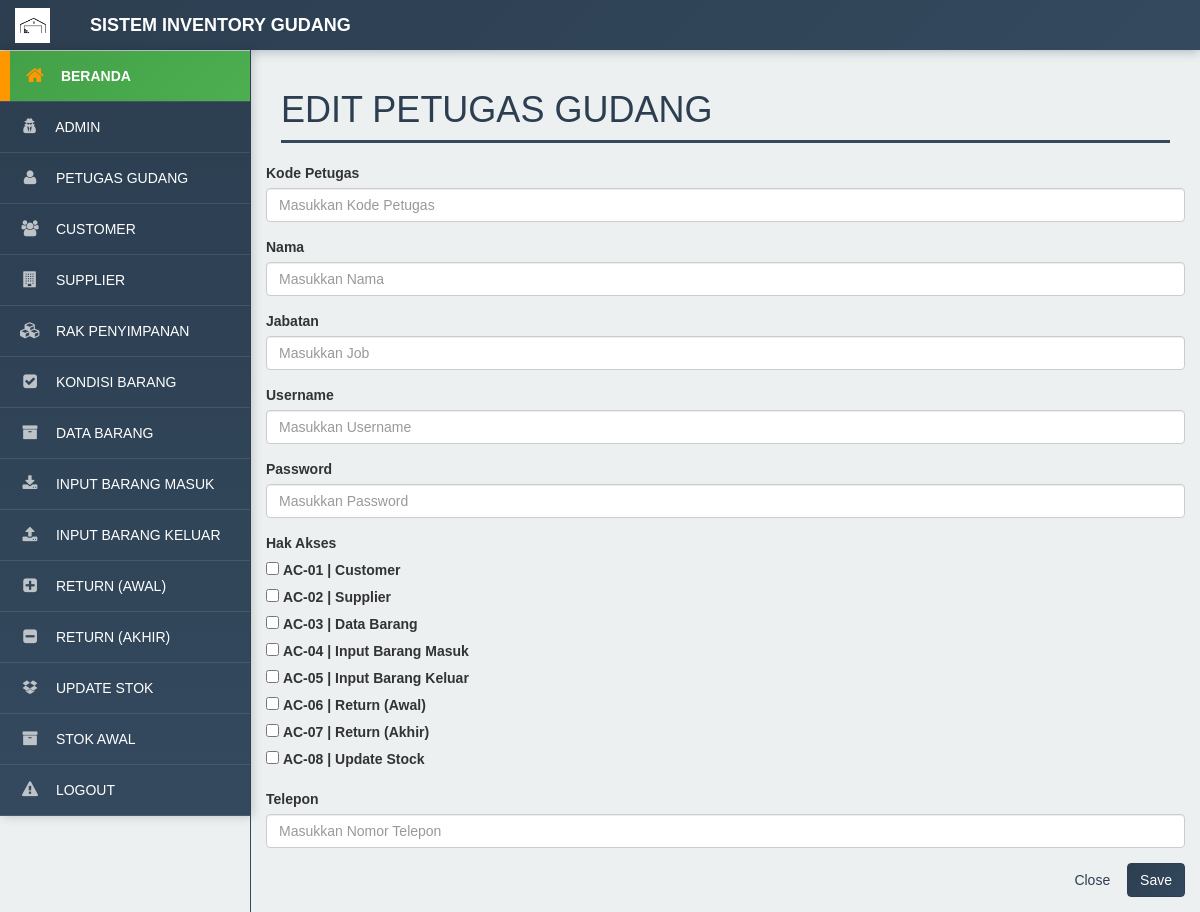
Page /admin/modul/petugas/ubah.php on the committed database.
### tables this page shows
CREATE TABLE `tb_acc_petugas` (
  `kode_acc` varchar(20) NOT NULL,
  `nama_acc` varchar(20) NOT NULL,
  `otorisasi` varchar(20) NOT NULL
);

### admin/modul/petugas/ubah.php (the view, shortened to what this page needs)
<!DOCTYPE html>
<html>
<head>
  <link href="../vendor/css/bootstrap/bootstrap.min.css" rel="stylesheet">
  <link href="../vendor/css/bootstrap/bootstrap.css" rel="stylesheet">
  <link href="../vendor/font-awesome/css/font-awesome.min.css" rel="stylesheet" type="text/css">
  <link href="../css/tampilanadmin.css" rel="stylesheet">
</head>
<body>
  <div id="wrapper">
    <nav class="navbar navbar-default navbar-static-top" role="navigation" style="margin-bottom: 0">
      <div class="navbar-header">
        <a class="navbar-brand" href="index.php" style="display: flex; align-items: center;">
          <img src="coba1.jpg" alt="Logo" style="height:35px; margin-right:10px;">
          <a class="navbar-brand">Sistem Inventory Gudang</a>
      </div>
      <?php
      $id = $_GET['kode_petugas'];
      include '../koneksi.php';
      $sql = "SELECT * FROM tb_petugas WHERE kode_petugas = '$id'";
      $query = mysqli_query($koneksi, $sql);
      $r = mysqli_fetch_array($query);
      ?>
      <div class="navbar-default sidebar" role="navigation">
        <div class="sidebar-nav navbar-collapse">
          <ul class="nav" id="side-menu">
            <li>
              <a href="?m=awal.php">
                <i class="fa fa-home"></i> Beranda
              </a>
            </li>
            <li>
              <a href="?m=admin&s=awal">
                <i class="fa fa-user-secret"></i> Admin
              </a>
            </li>
            <li>
              <a href="?m=petugas&s=awal">
                <i class="fa fa-user"></i> Petugas Gudang
              </a>
            </li>
            <li>
              <a href="?m=customer&s=awal">
                <i class="fa fa-users"></i> Customer
              </a>
            </li>
            <li>
              <a href="?m=supplier&s=awal">
                <i class="fa fa-building"></i> Supplier
              </a>
            </li>
            <li>
              <a href="?m=rak&s=awal">
                <i class="fa fa-cubes"></i> Rak Penyimpanan
              </a>
            </li>
            <li>
              <a href="?m=kondisi&s=awal">
                <i class="fa fa-check-square"></i> Kondisi Barang
              </a>
            </li>
            <li>
              <a href="?m=barang&s=awal">
                <i class="fa fa-archive"></i> Data Barang
              </a>
            </li>
            <li>
              <a href="?m=barangMasuk&s=awal">
                <i class="fa fa-download"></i> Input Barang Masuk
              </a>
            </li>
            <li>
              <a href="?m=barangKeluar&s=awal">
                <i class="fa fa-upload"></i> Input Barang Keluar
              </a>
            </li>
            <li>
              <a href="?m=koreksiMasuk&s=awal">
                <i class="fa fa-plus-square"></i> Return (Awal)
              </a>
            </li>
            <li>
              <a href="?m=koreksiKeluar&s=awal">
                <i class="fa fa-minus-square"></i> Return (Akhir)
              </a>
            </li>
            <li>
              <a href="?m=updatestock&s=awal">
                <i class="fa fa-dropbox"></i> Update Stok
              </a>
            </li>
            <li>
              <a href="?m=saldoawal&s=awal">
                <i class="fa fa-archive"></i> Stok Awal
              </a>
            </li>
            <li>
              <a href="logout.php" onclick="return confirm('yakin ingin logout?')">
                <i class="fa fa-warning"></i> Logout
              </a>
            </li>
          </ul>
        </div>
      </div>
    </nav>
    <div id="page-wrapper">
      <div class="row">
        <div class="col-lg-12">
          <h1 class="page-header">Edit Petugas Gudang</h1>
        </div>
      </div>
      <div class="row">
        <form action="?m=petugas&s=update" method="POST" enctype="multipart/form-data">
          <div class="form-group">
            <label for="exampleInputEmail1">Kode Petugas</label>
            <input type="text" class="form-control" id="exampleInputEmail1" name="kode_petugas"
              value="<?php echo $r['kode_petugas']; ?>" aria-describedby="emailHelp"
              placeholder="Masukkan Kode Petugas">
          </div>
          <div class="form-group">
            <label for="exampleInputEmail1">Nama</label>
            <input type="text" class="form-control" value="<?php echo $r['nama']; ?>" id="exampleInputEmail1"
              name="nama" aria-describedby="emailHelp" placeholder="Masukkan Nama">
          </div>
          <div class="form-group">
            <label for="exampleInputEmail1">Jabatan</label>
            <input type="text" class="form-control" value="<?php echo $r['job']; ?>" id="exampleInputEmail1" name="job"
              aria-describedby="emailHelp" placeholder="Masukkan Job">
          </div>
          <div class="form-group">
            <label for="exampleInputEmail1">Username</label>
            <input type="text" class="form-control" id="exampleInputEmail1" name="username"
              value="<?php echo $r['username']; ?>" aria-describedby="emailHelp" placeholder="Masukkan Username">
          </div>
          <div class="form-group">
            <label for="exampleInputEmail1">Password</label>
            <input type="password" class="form-control" id="exampleInputEmail1" name="password"
              aria-describedby="emailHelp" placeholder="Masukkan Password">
          </div>
          <div class="form-group">
            <label for="otorisasi">Hak Akses</label><br>
            <?php
            include '../koneksi.php';
            $sql = "SELECT * FROM tb_acc_petugas ORDER BY kode_acc ASC";
            $hasil = mysqli_query($koneksi, $sql);
            $otorisasi_terpilih = explode(',', $r['otorisasi']);
            while ($data = mysqli_fetch_array($hasil)) {
              $checked = in_array($data['kode_acc'], $otorisasi_terpilih) ? 'checked' : '';
              ?>
              <div class="form-check">
                <input class="form-check-input" type="checkbox" name="otorisasi[]"
                  value="<?php echo $data['kode_acc']; ?>" id="acc_<?php echo $data['kode_acc']; ?>" <?php echo $checked; ?>>
                <label class="form-check-label" for="acc_<?php echo $data['kode_acc']; ?>">
                  <?php echo $data['kode_acc'] . ' | ' . $data['nama_acc']; ?>
                </label>
              </div>
            <?php } ?>
          </div>
          <div class="form-group">
            <label for="exampleInputEmail1">Telepon</label>
            <input type="text" class="form-control" value="<?php echo $r['telepon']; ?>" id="exampleInputEmail1"
              name="telepon" aria-describedby="emailHelp" placeholder="Masukkan Nomor Telepon">
          </div>
          <div class="form-group text-right">
            <a href="?m=petugas&s=awal" class="btn btn-secondary">Close</a>
            <button type="submit" name="simpan" class="btn btn-primary">Save</button>
          </div>
        </form>
      </div>
</body>
</html>

### css/tampilanadmin.css (style rules this page uses)
body { font-family: Arial, sans-serif; background-color: #ecf0f1; }
h1 { text-transform: uppercase; font-weight: 500; color: #2c3e50; }
#wrapper { width: 100%; }
#page-wrapper { min-height: 568px; padding: 0 15px; background-color: #ecf0f1; }
@media (min-width: 768px) { #page-wrapper { position: inherit; margin: 0 0 0 250px; padding: 0 30px; border-left: 1px solid #34495e; } }
.navbar { background: linear-gradient(135deg, #2c3e50, #34495e); border: none; font-family: Arial, sans-serif; font-weight: 700; text-transform: uppercase; box-shadow: 0 2px 10px rgba(44, 62, 80, 0.3); }
.navbar-brand { color: #ffffff !important; font-weight: bold; }
.sidebar { background: linear-gradient(180deg, #2c3e50, #34495e); box-shadow: 2px 0 10px rgba(0,0,0,0.2); }
.sidebar .sidebar-nav.navbar-collapse { padding: 0; }
.sidebar ul li { border-bottom: 1px solid rgba(255, 255, 255, 0.1); position: relative; overflow: hidden; }
.sidebar ul li a { display: block; padding: 15px 20px; color: #ffffff; text-decoration: none; transition: all 0.3s ease; position: relative; font-weight: 500; font-size: 14px; z-index: 1; }
.sidebar ul li a i { margin-right: 12px; width: 20px; text-align: center; transition: all 0.3s ease; font-size: 16px; color: #bdc3c7; }
.sidebar ul li a.active, a.active { background: linear-gradient(135deg, #43A047, #4CAF50) !important; color: #ffffff !important; font-weight: 700 !important; box-shadow: inset 5px 0 0 #FF9800, 0 3px 12px rgba(67, 160, 71, 0.6) !important; border-left: 5px solid #FF9800 !important; padding-left: 20px !important; }
.sidebar ul li a.active i, a.active i { color: #FF9800 !important; animation: pulse 2s infinite; transform: scale(1.2); }
@media (min-width: 768px) { .sidebar { position: absolute; z-index: 1; width: 250px; margin-top: 51px; } }
.btn-primary { background: linear-gradient(135deg, #2c3e50, #34495e) !important; border-color: #2c3e50 !important; color: #ffffff !important; }
a { color: #2c3e50; transition: color 0.3s ease; }
.page-header { color: #2c3e50 !important; border-bottom: 3px solid #34495e; padding-bottom: 10px; }

### rows in the picture
tb_acc_petugas: kode_acc "AC-01", nama_acc "Customer"
tb_acc_petugas: kode_acc "AC-02", nama_acc "Supplier"
tb_acc_petugas: kode_acc "AC-03", nama_acc "Data Barang"
tb_acc_petugas: kode_acc "AC-04", nama_acc "Input Barang Masuk"
tb_acc_petugas: kode_acc "AC-05", nama_acc "Input Barang Keluar"
tb_acc_petugas: kode_acc "AC-06", nama_acc "Return (Awal)"
tb_acc_petugas: kode_acc "AC-07", nama_acc "Return (Akhir)"
tb_acc_petugas: kode_acc "AC-08", nama_acc "Update Stock"
